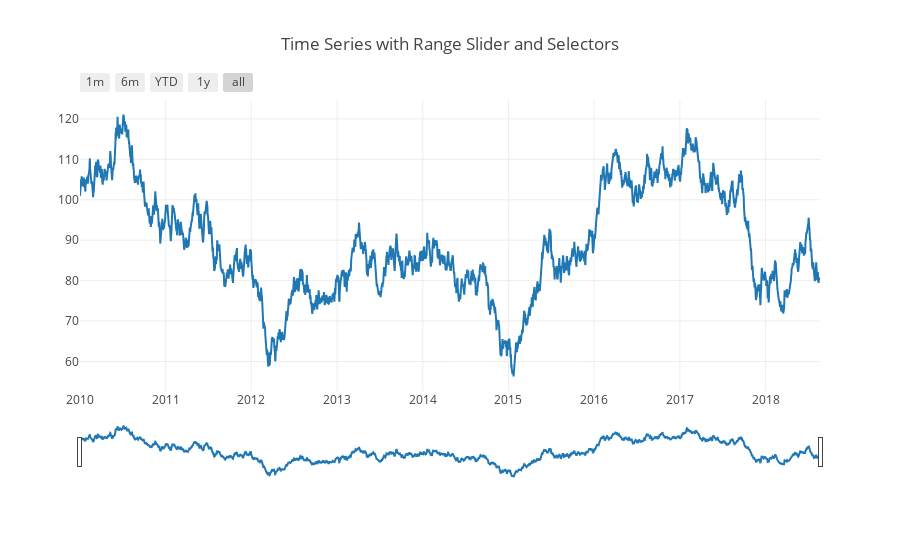

Notebook cell for this chart:
### Code cell
dates = pd.date_range('01-Jan-2010', pd.datetime.now().date(), freq='D')
df = pd.DataFrame(100 + np.random.randn(dates.size).cumsum(), dates, columns=['AAPL'])

trace = go.Scatter(x=df.index, y=df.AAPL)
data = [trace]

layout = dict(
    title='Time Series with Range Slider and Selectors',
    xaxis=dict(
        rangeselector=dict(
            buttons=list([
                dict(count=1,
                     label='1m',
                     step='month',
                     stepmode='backward'),
                dict(count=6,
                     label='6m',
                     step='month',
                     stepmode='backward'),
                dict(count=1,
                    label='YTD',
                    step='year',
                    stepmode='todate'),
                dict(count=1,
                    label='1y',
                    step='year',
                    stepmode='backward'),
                dict(step='all')
            ])
        ),
        rangeslider=dict(
            visible = True
        ),
        type='date'
    )
)

fig = dict(data=data, layout=layout)
iplot(fig)

### Figure 1 — Plotly figure (JSON) as saved in the notebook; plotly's stock layout.template omitted (floating-point values rounded to 4 significant figures; data arrays with more than 128 entries replaced by an {"elided": "..."} marker saying what was removed)
{"data": [{"type": "scatter", "uid": "0fbf4842-a58f-11e8-ad81-0a580a0c0264", "x": {"elided": "3155 str values"}, "y": {"elided": "3155 float values"}}], "layout": {"title": "Time Series with Range Slider and Selectors", "xaxis": {"rangeselector": {"buttons": [{"count": 1, "label": "1m", "step": "month", "stepmode": "backward"}, {"count": 6, "label": "6m", "step": "month", "stepmode": "backward"}, {"count": 1, "label": "YTD", "step": "year", "stepmode": "todate"}, {"count": 1, "label": "1y", "step": "year", "stepmode": "backward"}, {"step": "all"}]}, "rangeslider": {"visible": true}, "type": "date"}}}
